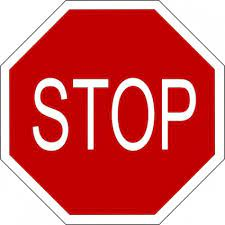
#> input picture UE_2_Aufgaben-20250515/ipynb_bilder/stop.jpg, 225 x 225 px, found by its file name
$ jupyter execute UE2_Aufgaben_SoSe24.ipynb   (older library calls are emulated)
#> lines starting #> are read from the running program, lines starting #| are printed output that depends on the picture; after the words box and inside, x2 and y2 are one past the last pixel; in counts of white or black regions, pixels touching at a corner belong together
# Übung 2 Merkmalsextraktionsverfahren

In dieser Übungseinheit werdet ihr unterschiedliche Merkmalsextraktionsverfahren implementieren.

Für die Bearbeitung dieser Aufgabe benötigt ihr theoretische Kenntnisse für die folgenden Themen:
- **Harris Corner Detector**
- **HOG-Features**
- **SIFT**

**Ziel**:
Im Zuge der Bearbeitung dieser Aufgabe soll ein tieferes Verständnis der Funktionsweise der oben genannten  Merkmalsextraktionsverfahren erlangt werden.

**Daten**:
Nutzt für die Implementierung der Merkmalsextraktionsverfahren die im Ordner "Bilder" abgelegten Bilddaten (2 - 3 Bilder pro Teilaufgabe).

Beispielbilder der implementierten Verfahren (von links nach rechts): Graustufenbild, Graustufenbild mit Harris-Keypoints, Visualisierung der HOG-Features, Graustufenbild mit SIFT-Keypoints

## Imports

**Hinweis Installation von scikit-image-Paket**

Für diejenigen, die auf den eingenen Rechnern arbeiten: scikit-image-Paket
über das Terminal / anaconda prompt installieren "**conda install scikit-image**"

[cell 1]
import os

import cv2
import numpy as np
import matplotlib.pyplot as plt

import skimage
from skimage import data, io, exposure, filters
from skimage.feature import corner_harris, corner_subpix, corner_peaks, hog, corner_fast, match_descriptors, plot_matches
from skimage.feature import haar_like_feature_coord, haar_like_feature, draw_haar_like_feature
from skimage.transform import warp, AffineTransform, rescale, resize
from skimage.draw import ellipse
from scipy.ndimage import gaussian_filter, convolve

## Harris Corner Detector

### Schritt-für-Schritt-Implementierung

Als erstes sollt ihr mit Hilfe des unten stehenden Kochrezepts jeden einzelnen Schritt der Harris-Funktion implementieren, um die Umsetzung von mathematischen Konzepten wie z.B. parzielle Ableitungen, Strukturmatrix, Determinante und Matrizenoperationen mit Hilfe von Python-Modulen zu üben.

Quelle: S. 346, 16.2.1 Harris Eckendetektor, im [Buch](https://tuudk-berlin.userservices.exlibrisgroup.com/view/action/uresolver.do;jsessionid=C99F04DEAB639A8D4E0F354273A3BB08.app02.eu02.prod.alma.dc03.hosted.exlibrisgroup.com:1801?operation=resolveService&package_service_id=20705780600002884&institutionId=2884&customerId=2880) „Bildverarbeitung : Band II des Standardwerks Computergrafik und Bildverarbeitung“ (Nischwitz, A., 2020)

[cell 2]
def harris_corners(img, window_size = 3, k=0.04):
    """
    Berechnet die Harris Corner Response Funktion:
    R=Det(M)-k(Trace(M)^2)

    Argumente:
        img: ein Graustufenbild
        window_size: Größe der Fenster-Funktion
        k: Empfindlichkeit des Eckendetektors, liegt typischerweise im Bereich [0 0.2]

    Rückgabe:
        harris_resp: Harris Response Bild mit dem shape (height, width)

    """

    height, width = img.shape
    window = np.ones((window_size, window_size))

    harris_resp = np.zeros((height, width))

    dx = filters.sobel_v(img)
    dy = filters.sobel_h(img)

    ### TO DO:

    # Strukturmatrix
    Ixx = dx**2
    Ixy = dx * dy
    Iyy = dy**2
    # Gaussfilterung
    gIxx = gaussian_filter(Ixx, sigma=window_size)
    gIxy = gaussian_filter(Ixy, sigma=window_size)
    gIyy = gaussian_filter(Iyy, sigma=window_size)
    # Determinante
    detM = gIxx * gIyy - gIxy**2
    # Spur
    traceM = gIxx + gIyy
    # Harris Corner Response Funktion
    harris_resp = detM - k * (traceM**2)

    return harris_resp

[cell 3]
filename = "E:\\lernen\\TUB\\ss2024\\aBGA2\\ub2\\stop.jpg"
img = cv2.imread(filename)
#> img is the input picture: shape (225, 225, 3); mean B, G, R 96.2, 96, 212.2
gray = cv2.cvtColor(img,cv2.COLOR_BGR2GRAY)
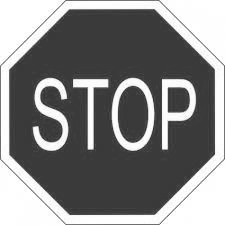
#> gray: shape (225, 225); min 37, max 255, mean 130.8
gray = np.float32(gray)
dst = cv2.cornerHarris(gray,3,3,0.04)
#result is dilated for marking the corners, not important
dst = cv2.dilate(dst,None)
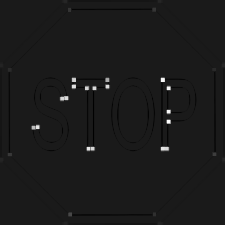
#> dst: shape (225, 225) float32; min -8681274, max 76198288, mean 194398.2; drawn with min black and max white
# Threshold for an optimal value, it may vary depending on the image.
img[dst>0.01*dst.max()]=[0,0,255]
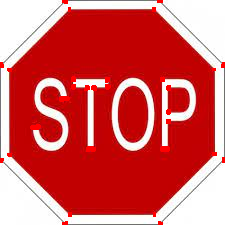
#> img: shape (225, 225, 3); 1.58% of pixels changed, all inside (x1, y1, x2, y2) = (0, 0, 225, 225)
cv2.imshow('dst',img)
if cv2.waitKey(0) & 0xff == 27:
#> (key Esc is pressed here)
 cv2.destroyAllWindows()

[cell 4]
filename = "E:\\lernen\\TUB\\ss2024\\aBGA2\\ub2\\stop.jpg"
img = cv2.imread(filename)
gray = cv2.cvtColor(img,cv2.COLOR_BGR2GRAY)
gray = np.float32(gray)
dst = harris_corners(gray)
#> in harris_corners, `gIxy = gaussian_filter(Ixy, sigma=window_size)`:
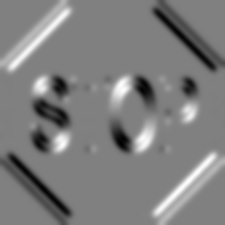
#> gIxy: shape (225, 225) float32; min -3588.4, max 3546.1, mean -32; drawn with min black and max white
#> in harris_corners, `gIyy = gaussian_filter(Iyy, sigma=window_size)`:
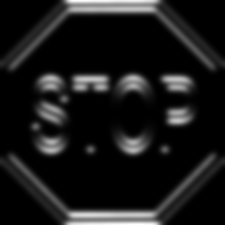
#> gIyy: shape (225, 225) float32; min 0, max 10203.4, mean 1021.3; drawn with min black and max white
#> in harris_corners, `traceM = gIxx + gIyy`:
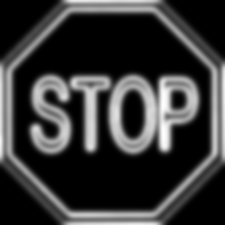
#> traceM: shape (225, 225) float32; min 0, max 11102.2, mean 2417.9; drawn with min black and max white
#result is dilated for marking the corners, not important
dst = cv2.dilate(dst,None)
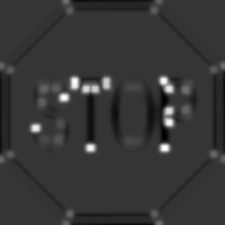
#> dst: shape (225, 225) float32; min -4679073, max 17533520, mean 108376.3; drawn with min black and max white
# Threshold for an optimal value, it may vary depending on the image.
img[dst>0.01*dst.max()]=[0,0,255]
cv2.imshow('dst',img)
if cv2.waitKey(0) & 0xff == 27:
#> (key Esc is pressed here)
 cv2.destroyAllWindows()

 Unter folgenden Links fidet ihr die Implementierung der Harris Corner Detector Funktionen in der **scikit-image**-Bibliothek ([Corner Detection](https://scikit-image.org/docs/0.17.x/auto_examples/features_detection/plot_corner.html?highlight=corner%20detection)) und in der **OpenCV**-Bibliothek ([Harris Corner Detection](https://docs.opencv.org/3.4/dc/d0d/tutorial_py_features_harris.html)).

Führt Harris Corner Detection mit Hilfe der in diesen Bibliotheken enthaltenen Funktionen durch und vergleicht die Ergebnisse eurer Implementierung mit den Ergebnissen, die ihr mit den bereitgestellten Funktionen bekommt. Stellt ihr Unterschiede fest, versucht diese zu deuten.

## HOG (Histogram of Oriented Gradients)

Berechnet für 2-3 Bilder HOG-Features mit der in der scikit-image-Bibliothek implementierten hog-Funktion und visualisiert die berechneten Features.
Verwendet zunächst Defaultparameter der HOG-Funktion.
Überlegt euch anschließend, welche Parameter angepasst werden können, um das Ergebnis zu optimieren. Berechnet HOG-Features mit angepassten Parametern und vergleicht die Ergebnisse.

**Kontrollfrage**: Wie wird die Größe des HOG-Feature-Vektors festgelegt bzw. Wovon hängt sie ab?

Theoretische Grundlagen:
Zusätzlich zu den in der Vorlesung vermittelten theoretischen Grundlagen könnt ihr euch das Kapitel 16.3.3 HOG - Histogram of Oriented Gradients S. 362 im [Buch](https://tuudk-berlin.userservices.exlibrisgroup.com/view/action/uresolver.do;jsessionid=C99F04DEAB639A8D4E0F354273A3BB08.app02.eu02.prod.alma.dc03.hosted.exlibrisgroup.com:1801?operation=resolveService&package_service_id=20705780600002884&institutionId=2884&customerId=2880) „Bildverarbeitung : Band II des Standardwerks Computergrafik und Bildverarbeitung“ (Nischwitz, A., 2020) anschauen.

Die **scikit-image**-Implementierung findet ihr unter den folgenden Links:
- [Histogram of Oriented Gradients](https://scikit-image.org/docs/0.17.x/auto_examples/features_detection/plot_hog.html#sphx-glr-auto-examples-features-detection-plot-hog-py)
- [API reference for HOG](https://scikit-image.org/docs/dev/api/skimage.feature.html#skimage.feature.hog)
- [Ein Beispiel mit Code für ein tieferes Verständnis](https://www.thepythoncode.com/article/hog-feature-extraction-in-python)

[cell 5]
## hier kommt euer Code

[cell 6]
image = data.astronaut()
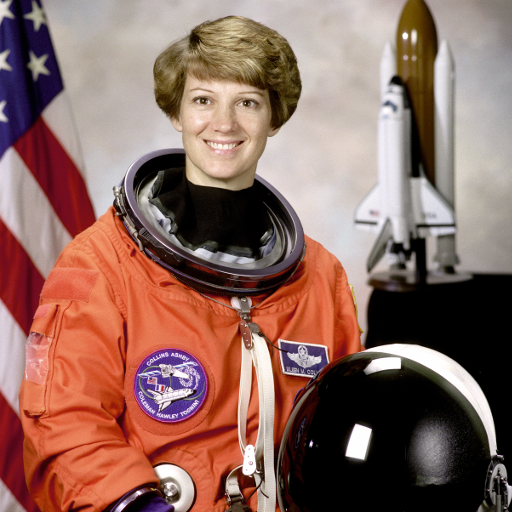
#> input picture skimage.data.astronaut(), 512 x 512 px
#> image is the input picture: shape (512, 512, 3); mean R, G, B 141.6, 105.8, 96.5

fd, hog_image = hog(image, orientations=8, pixels_per_cell=(16, 16),
                    cells_per_block=(1, 1), visualize=True, multichannel=True)
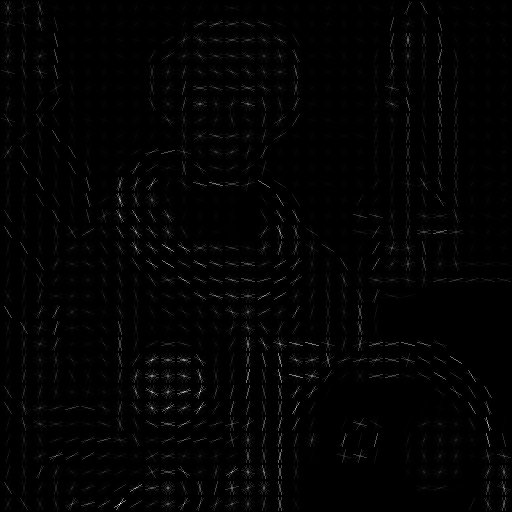
#> hog_image: shape (512, 512) float64; min 0, max 85.77, mean 1.1; drawn with min black and max white
#> fd = 8192 values, max 1 at index 6324, min 0 at index 467, mean 0.299

fig, (ax1, ax2) = plt.subplots(1, 2, figsize=(8, 4), sharex=True, sharey=True)

ax1.axis('off')
ax1.imshow(image, cmap=plt.cm.gray)
ax1.set_title('Input image')

# Rescale histogram for better display
hog_image_rescaled = exposure.rescale_intensity(hog_image, in_range=(0, 10))
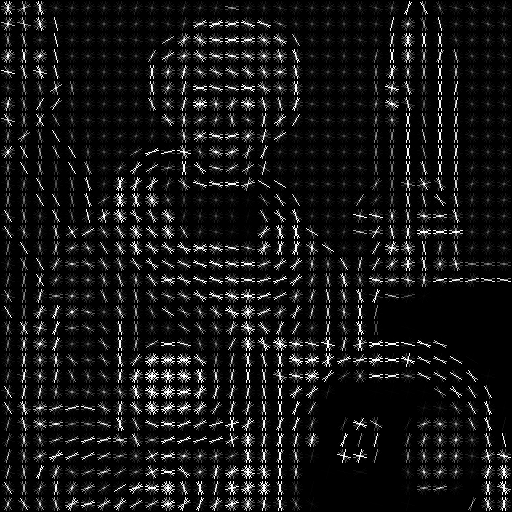
#> hog_image_rescaled: shape (512, 512) float64; min 0, max 1, mean 0.0858

ax2.axis('off')
ax2.imshow(hog_image_rescaled, cmap=plt.cm.gray)
ax2.set_title('Histogram of Oriented Gradients')
plt.show()
